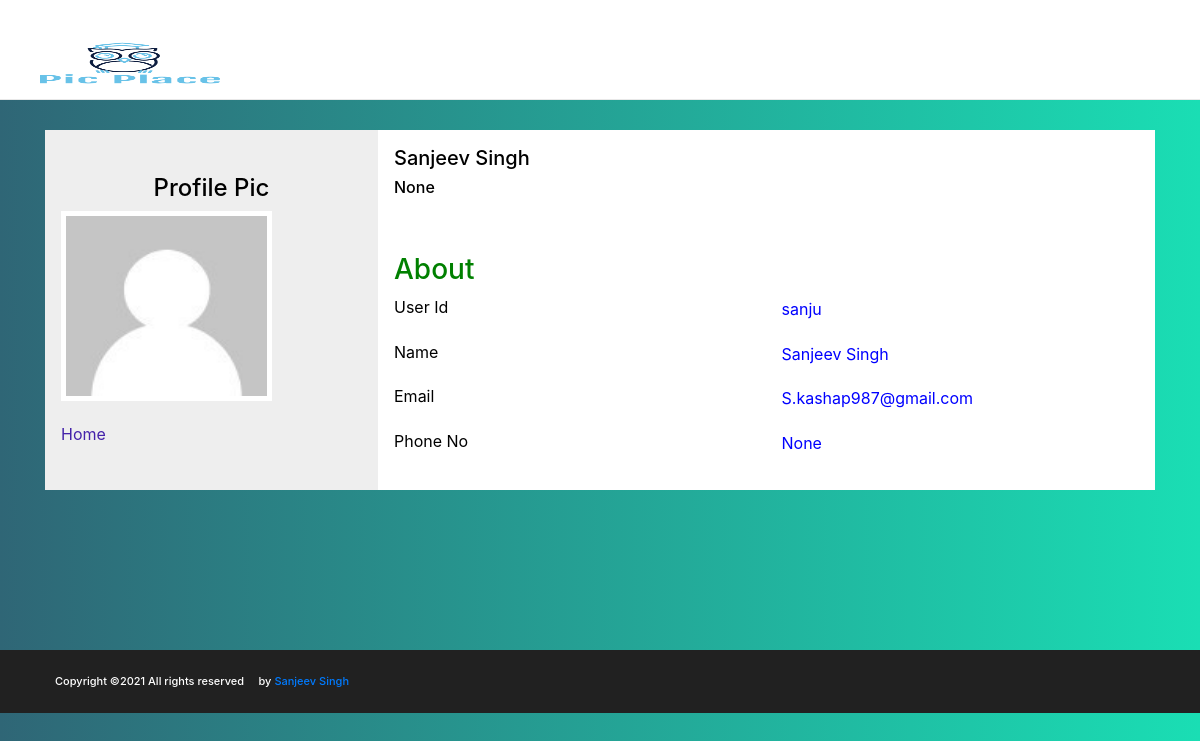
/imageapp/viewprofile/3, run on the app's committed database.
### imageapp/models.py (models this page shows)
class UserProfile(models.Model):
	user = models.OneToOneField(to = User,on_delete = models.CASCADE)
	first_name = models.CharField(max_length = 30,null=True,blank=True)
	last_name = models.CharField(max_length = 30,null=True,blank=True)
	description = models.TextField(null=True,blank=True)
	profile_pic = models.ImageField(upload_to = 'profileImage//',null=True,blank=True)
	socal_link = models.CharField(max_length=100,null=True,blank=True)
	ph_no = models.CharField(max_length=10,null=True,blank=True)
	email = models.EmailField(null=True,blank=True)

### imageapp/views.py (the view)
# urls.py: path('viewprofile/<int:i_d>',views.view_profile),
def view_profile(request,i_d):
	profile = User.objects.get(pk=i_d)
	alldetail = UserProfile.objects.get(user=profile.id)
	print(alldetail.id)
	flag = str(alldetail.profile_pic).startswith('profileImage/')
	f1=False
	if alldetail.socal_link is not None:
		f1 = True;
	return render(request,'viewprofile.html',{'alldetail':alldetail,'flag':flag,'f1':f1})

### templates/viewprofile.html (shortened to what this page needs)
<!doctype html>
<html lang="en">
  <head>
  <link rel="stylesheet" href="/static/css/bootstrap.min.css"/>
  <link rel="stylesheet" href="/static/css/font-awesome.min.css"/>
  <link rel="stylesheet" href="/static/css/magnific-popup.css"/>
  <link rel="stylesheet" href="/static/css/slicknav.min.css"/>
  <link rel="stylesheet" href="/static/css/owl.carousel.min.css"/>
  <link rel="stylesheet" href="/static/css/style.css"/>
    <link rel="stylesheet" href="https://stackpath.bootstrapcdn.com/bootstrap/4.5.0/css/bootstrap.min.css">
    <link rel="stylesheet" href="/static/css/style.css"/>
  </head>
<link href="//maxcdn.bootstrapcdn.com/bootstrap/4.1.1/css/bootstrap.min.css" rel="stylesheet" id="bootstrap-css">
    <header id = "hd" class="header-section hs-bd">
        <a  href="/" class="site-logo"><img id="ic" src="/media/need/logo.png" alt="logo"></a>
        <div class="header-controls">
            <button class="nav-switch-btn"><i class="fa fa-bars"></i></button>
            <button class="search-btn"><i class="fa fa-search"></i></button>
        </div>
    </header>
<header class="header">
    <div class="container" style="border-radius: 1rem;">
        <div class="profile-head">
            <h4 style="text-align:center">Profile Pic</h4>
                <div class="profile-img">
                    {% if flag == False %}
                        <img src="/media/profileImage/headshot.jpg" alt=""/>
                        {% else %}
                        <img src="/media/{{alldetail.profile_pic}}" alt=""/>
                        {% endif %}
                </div>
            <a href="/imageapp/home/" class="linkk">Home</a>
        </div>
        <div>
            <h5>{{alldetail.first_name}} {{alldetail.last_name}}</h5>
            <h6>{{alldetail.description}}</h6> <br> <br>
            <h3 style="color:green;">About</h3>
            <div class="row">
                <div class="col-md-6">
                    <label style="color:black;">User Id</label>
                </div>
                    <div class="col-md-6">
                        <p style="color:blue;">{{alldetail.user}}</p>
                    </div>
            </div>
            <div class="row">
                <div class="col-md-6">
                    <label style="color:black;">Name</label>
                </div>
                <div class="col-md-6">
                    <p style="color:blue;">{{alldetail.first_name}} {{alldetail.last_name}}</p>
                </div>
            </div>
            <div class="row">
                <div class="col-md-6">
                    <label style="color:black;">Email</label>
                </div>
                    <div class="col-md-6">
                        <p style="color:blue;">{{alldetail.email}}</p>
                    </div>
            </div>
            <div class="row">
                <div class="col-md-6">
                    <label style="color:black;">Phone No</label>
                </div>
                    <div class="col-md-6">
                        <p style="color:blue;">{{alldetail.ph_no}}</p>
                    </div>
            </div>
        </div>
</header>
<div style="padding-top:130px;">
</div>
  <footer class="footer-section">
    <div class="container-fluid">
      <div class="row">
        <div class="col-md-6 order-1 order-md-2">
          <div class="footer-social-links">
            <a href=""><i class="fa fa-facebook"></i></a>
            <a href=""><i class="fa fa-twitter"></i></a>
          </div>
        </div>
        <div class="col-md-6 order-2 order-md-1">
          <div class="copyright">
Copyright &copy;<script>document.write(new Date().getFullYear());</script> All rights reserved <i class="fa fa-heart-o" aria-hidden="true"></i> by <a href="#" target="_blank">Sanjeev Singh</a>
        </div>
        </div>
      </div>
    </div>
  </footer>
</body>
</html>

### static/css/style.css (style rules this page uses)
html, body { height: 100%; font-family: "Poppins", sans-serif; -webkit-font-smoothing: antialiased; font-smoothing: antialiased; }
h1, h2, h3, h4, h5, h6 { margin: 0; color: #212121; font-weight: 500; }
h3 { font-size: 30px; }
h4 { font-size: 24px; }
h5 { font-size: 18px; }
h6 { font-size: 16px; }
p { font-size: 16px; color: #7d7d7d; line-height: 1.8; }
img { max-width: 100%; }
.header-section { padding-top: 15px; padding-bottom: 27px; position: relative; z-index: 99; }
.header-section.hs-bd { clear: both; border-bottom: 1px solid #e8e8e8; }
.site-logo { display: inline-block; padding-top: 18px; padding-left: 80px; }
.header-controls { float: right; padding: 16px 25px 0 50px; }
.header-controls button { background: transparent; border: none; font-size: 19px; }
.header-controls button.nav-switch-btn { font-size: 21px; margin-right: 25px; }
.footer-section { background: #212121; padding: 19px 40px; }
.copyright { color: #fff; font-size: 11px; font-weight: 500; padding: 4px 0; }
.footer-social-links { text-align: right; }
.footer-social-links a { display: inline-block; color: #fff; font-size: 17px; margin-left: 40px; }
@media (min-width: 1200px) { .container { max-width: 1176px; } }
@media (max-width: 1270px) { .site-logo { padding-left: 30px; } }

### templates/viewprofile.html (style rules this page uses)
.linkk { color: #42a; }
.profile-img img { width: 70%; height: 90%; padding: 5px; background: #fff; }
.header { max-height: 900px; width: 100%; color: black; background-size: cover; }
.container { padding: 10px; margin: 20px; border-radius: 0.5rem; align-content: center; display: grid; grid-template-columns: 30% 70%; grid-auto-rows: minmax(100px,auto) }
.profile-head { display: inline-grid; align-content: center; }
.container > div { align-content: center; background: #fff; padding: 1em; }
.container > div:nth-child(odd) { background: #eee; align-content: center; }
#ic { height: 60px; width: 200px; }
#hd { height: 100px; background-color: white; }

### data on the page
UserProfile: first_name "Sanjeev", last_name "Singh", description "None", user "sanju", email "S.kashap987@gmail.com", ph_no "None"
